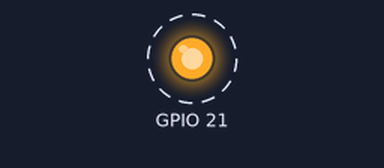
A program run on a simulated Raspberry Pi (BCM pin numbers). Shown: output pins drawn as LEDs (lit = HIGH). Dashed ring = blinking.

Above: at 0.5 s.
Timing chart, 0 to 4.6 s (numbered marks = the images above):
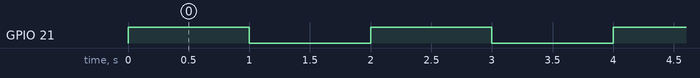

Measured:
- by itself, GPIO 21: alternates HIGH for 1.0 s and LOW for 1.0 s

The program:

blink.py
```python
#
# Raspberry Pi 5
#
import gpiod
import time

chip = gpiod.Chip('gpiochip4')
led_pin = 21

led_line = chip.get_line(led_pin)
led_line.request(consumer="LED", type=gpiod.LINE_REQ_DIR_OUT)

try:
   while True:
        led_line.set_value(1)
        time.sleep(1)
        led_line.set_value(0)
        time.sleep(1)  # Sleep for one second
finally:
    led_line.release()
```
